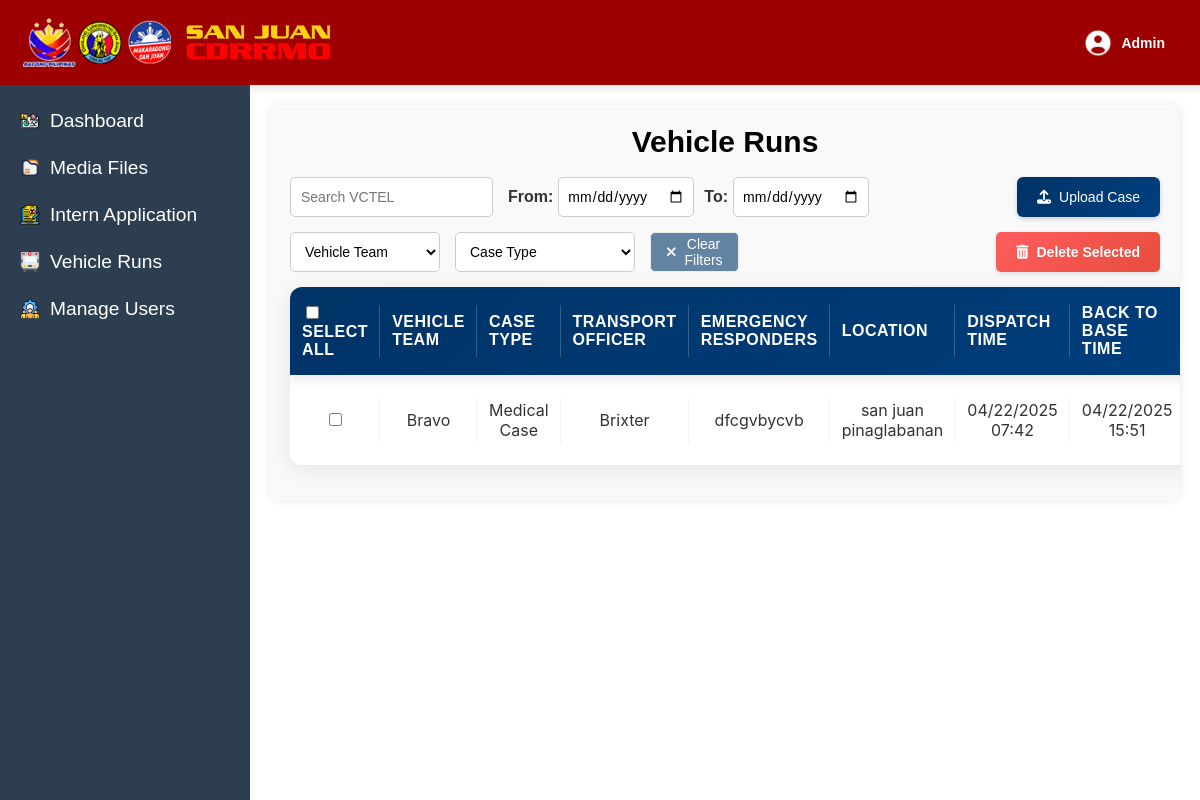
The app's page /SuperAdminAccount/SuperAdmin/SuperAdminphp/vehicle-runs.php (signed in) with its own data.
### tables this page shows
CREATE TABLE `vehicle_runs` (
  `id` int NOT NULL,
  `vehicle_team` enum('Alpha','Bravo','Charlie','Delta') NOT NULL,
  `case_type` enum('Fire Case','Medical Case','Medical Standby','Trauma Case','Patient Transportation') NOT NULL,
  `transport_officer` varchar(255) DEFAULT NULL,
  `emergency_responders` text NOT NULL,
  `location` text NOT NULL,
  `dispatch_time` datetime NOT NULL,
  `back_to_base_time` datetime DEFAULT NULL,
  `case_image` varchar(255) DEFAULT NULL,
  `created_by` int NOT NULL,
  `created_at` timestamp NOT NULL DEFAULT CURRENT_TIMESTAMP,
  `updated_at` timestamp NOT NULL DEFAULT CURRENT_TIMESTAMP ON UPDATE CURRENT_TIMESTAMP
);

### SuperAdminAccount/SuperAdmin/AdminBackEnd/VehicleRunsBE.php (called while the page is built, shortened)
<?php
include '../connection/Connection.php';
function getVehicleRunsData() {
    global $conn;
    $query = "SELECT * FROM vehicle_runs ORDER BY dispatch_time DESC";
    $result = $conn->query($query);
    $vehicleRuns = [];
    while ($row = $result->fetch_assoc()) {
        $vehicleRuns[] = $row;
    }
    return $vehicleRuns;
}

### SuperAdminAccount/SuperAdmin/SuperAdminphp/vehicle-runs.php (the view, shortened to what this page needs)
<?php
include '../connection/Connection.php';
include '../AdminBackEnd/VehicleRunsBE.php';
$vehicleRuns = getVehicleRunsData();
?>
<!DOCTYPE html>
<html lang="en">
<head>
    <link rel="stylesheet" href="../../Css/SAdminVHLruns.css">
    <link rel="stylesheet" href="https://cdnjs.cloudflare.com/ajax/libs/font-awesome/6.5.1/css/all.min.css">
</head>
<body>
    <header class="header">
        <div class="header-content">
            <div class="left-side">
                <img src="../../assets/img/Logo.png" alt="Logo" class="logo">
            </div>
            <div class="right-side">
                <div class="user" id="userContainer">
                    <img src="../../assets/icon/users.png" alt="User" class="icon" id="userIcon">
                    <span class="admin-text">
                        <?php
                        if (isset($_SESSION['first_name']) && isset($_SESSION['last_name'])) {
                            echo htmlspecialchars($_SESSION['first_name'] . ' ' . $_SESSION['last_name']);
                        } else {
                            echo 'Admin';
                        }
                        ?>
                    </span>
                </div>
            </div>
        </div>
    </header>
    <aside class="sidebar">
        <ul>
            <li class="dashboard">
                <a href="SuperAdminDashboard.php"><img src="../../Assets/Icon/Analysis.png" alt="Dashboard Icon" class="sidebar-icon">Dashboard</a>
            </li>
            <li class="media-files">
                <a href="media-files.php"><img src="../../Assets/Icon/file.png" alt="Media Files Icon" class="sidebar-icon"> Media Files</a>
            </li>
            <li class="resume">
                <a href="resume.php"><img src="../../Assets/Icon/Resume.png" alt="Resume Icon" class="sidebar-icon">Intern Application</a>
            </li>
            <li class="vehicle-runs">
                <a href="vehicle-runs.php"><img src="../../assets/icon/vruns.png" alt="Vehicle Runs Icon" class="sidebar-icon"> Vehicle Runs</a>
            </li>
            <li class="manage-users">
                <a href="manage-users.php"><img src="../../Assets/Icon/user-management.png" alt="Manage Users Icon" class="sidebar-icon"> Manage Users</a>
            </li>
        </ul>
    </aside>
    <div class="main-content">
        <div class="table-container">
            <h1 class="main-title">Vehicle Runs</h1>
            <br>
            <div class="top-controls">
                <div class="first-line-controls">
                    <div class="left-controls">
                        <div class="search-container">
                            <input type="text" class="search-input" placeholder="Search VCTEL">
                        </div>
                        <div class="date-range-container">
                            <div class="date-input">
                                <label for="dateFrom">From:</label>
                                <input type="date" id="dateFrom" class="date-filter">
                            </div>
                            <div class="date-input">
                                <label for="dateTo">To:</label>
                                <input type="date" id="dateTo" class="date-filter">
                            </div>
                        </div>
                    </div>
                    <div class="upload-case-content">
                        <button id="uploadCase" class="action-btn upload-btn">
                            <i class="fas fa-upload"></i> Upload Case
                        </button>
                    </div>
                </div>
                <div class="second-line-controls">
                    <div class="left-controls">
                        <div class="filter-container">
                            <select id="vehicleTeamFilter" class="filter-dropdown">
                                <option value="" selected disabled hidden>Vehicle Team</option>
                            </select>
                        </div>
                        <div class="filter-container">
                            <select id="caseTypeFilter" class="filter-dropdown">
                                <option value="" selected disabled hidden>Case Type</option>
                            </select>
                        </div>
                        <button id="clearFilters" class="clear-filters-btn">
                            <i class="fas fa-times x-icon"></i> Clear Filters
                        </button>
                    </div>
                    <div class="delete-selected-content">
                        <button id="deleteSelected" class="action-btn delete-btn">
                            <i class="fas fa-trash-alt"></i> Delete Selected
                        </button>
                    </div>
                </div>
            <table>
                <thead>
                    <tr>
                        <th><input type="checkbox" id="selectAll"> Select all</th>
                        <th>Vehicle Team</th>
                        <th>Case Type</th>
                        <th>Transport Officer</th>
                        <th>Emergency Responders</th>
                        <th>Location</th>
                        <th>Dispatch Time</th>
                        <th>Back to Base Time</th>
                    </tr>
                </thead>
                <tbody>
                    <?php if (!empty($vehicleRuns)): ?>
                        <?php foreach ($vehicleRuns as $run): ?>
                            <?php
                            $dispatchTime = date('m/d/Y H:i', strtotime($run['dispatch_time']));
                            $backToBaseTime = date('m/d/Y H:i', strtotime($run['back_to_base_time']));
                            $transportOfficer = !empty($run['transport_officer']) ? htmlspecialchars($run['transport_officer']) : 'N/A';
                            ?>
                            <tr>
                                <td><input type="checkbox" value="<?= htmlspecialchars($run['id']) ?>"></td>
                                <td><?= htmlspecialchars($run['vehicle_team']) ?></td>
                                <td><?= htmlspecialchars($run['case_type']) ?></td>
                                <td><?= $transportOfficer ?></td>
                                <td><?= htmlspecialchars($run['emergency_responders']) ?></td>
                                <td><?= htmlspecialchars($run['location']) ?></td>
                                <td><?= $dispatchTime ?></td>
                                <td><?= $backToBaseTime ?></td>
                            </tr>
                        <?php endforeach; ?>
                    <?php else: ?>
                        <tr>
                            <td colspan="10" class="no-data">No vehicle runs found</td>
                        </tr>
                    <?php endif; ?>
                </tbody>
            </table>
        </div>
    </div>
    </div>
    <button onclick="openEditModal(<?= $file['id'] ?>, '<?= htmlspecialchars($file['file_name']) ?>', <?= $file['temperature'] ?? 'null' ?>, <?= $file['water_level'] ?? 'null' ?>, <?= $file['air_quality'] ?? 'null' ?>)">
                </button>
                <button onclick="openDeleteModal(<?= $file['id'] ?>, '<?= $file['file_name'] ?>')">
                </button>
</body>
</html>

### records on screen
vehicle_runs: vehicle_team "Bravo", case_type "Medical Case", transport_officer "Brixter", emergency_responders "dfcgvbycvb", location "san juan pinaglabanan", dispatch_time "04/22/2025 07:42", back_to_base_time "04/22/2025 15:51"
